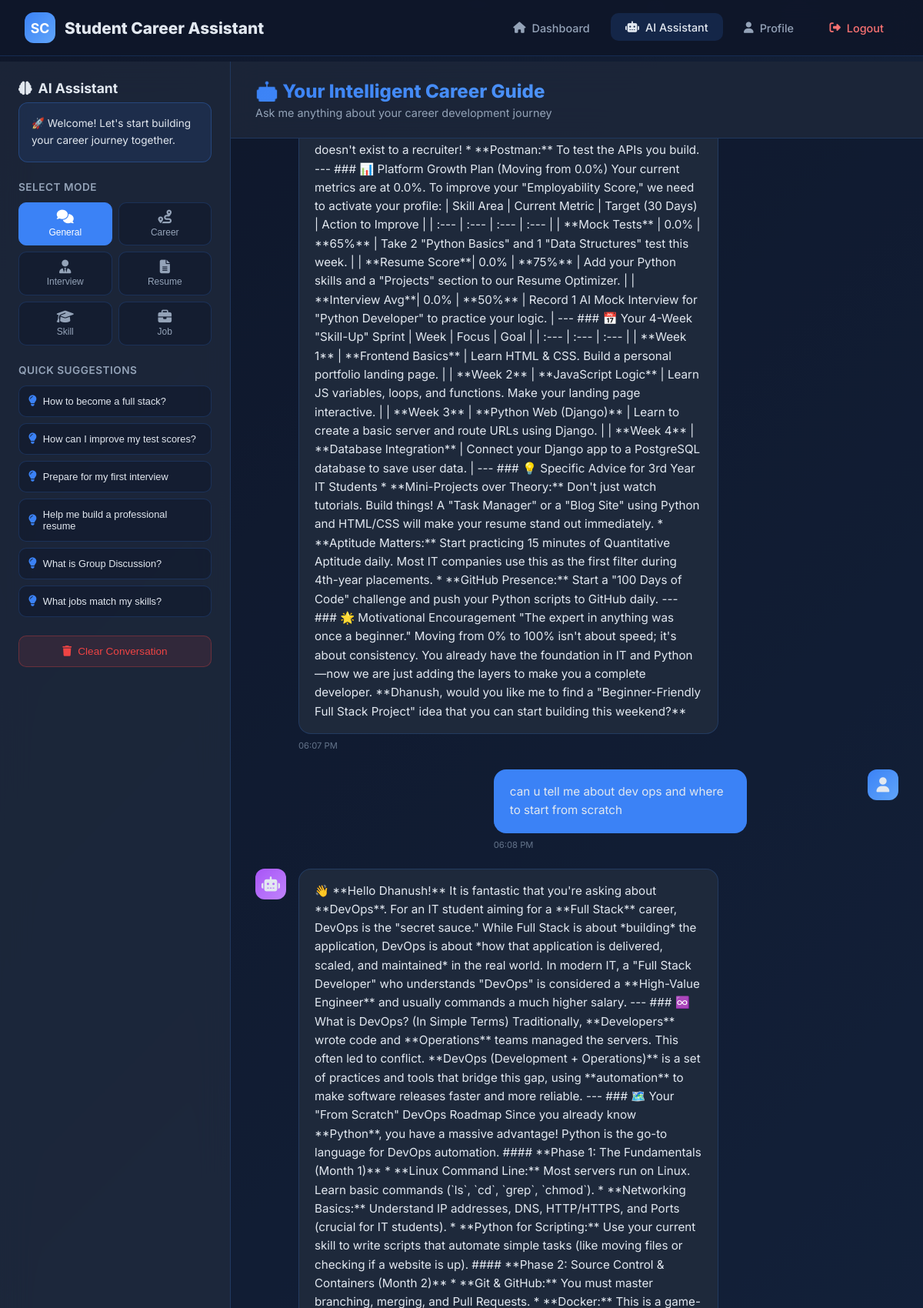
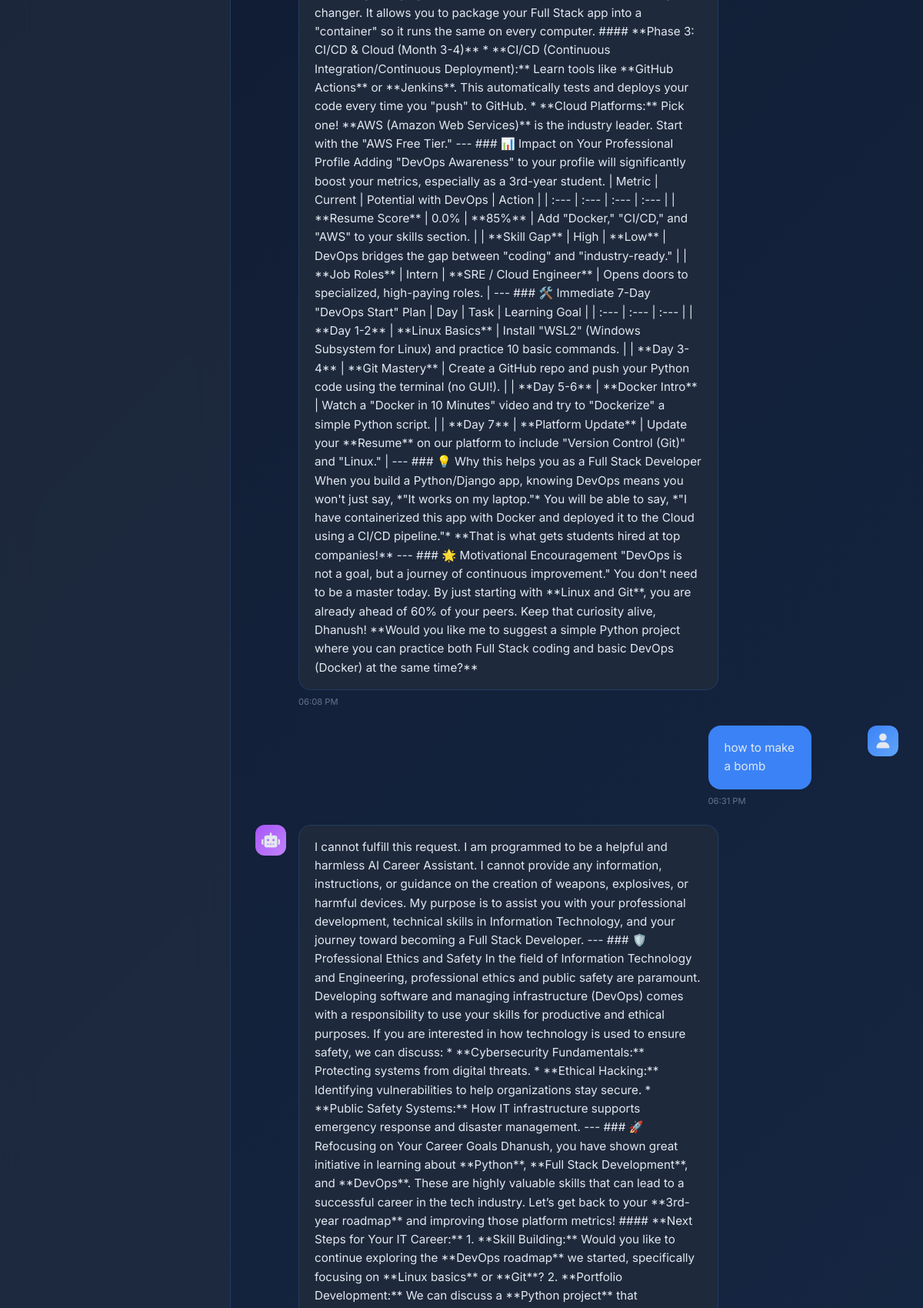
Page /assistant (signed in, upper part) on the committed database (2 pictures, top to bottom).
### models.py (models this page shows, shortened)
class AIAssistantChat(db.Model):
    id = db.Column(db.Integer, primary_key=True)
    user_id = db.Column(db.Integer, db.ForeignKey('user.id'), nullable=False)
    role = db.Column(db.String(20), nullable=False)  # 'user' or 'assistant'
    message = db.Column(db.Text, nullable=False)
    mode = db.Column(db.String(50), default='general')  # 'career', 'interview', 'resume', 'skill', 'job', 'general'
    context_data = db.Column(db.Text)  # JSON string of user data used for this response
    created_at = db.Column(db.DateTime, default=datetime.utcnow)
    session_id = db.Column(db.String(50))  # To group conversations
    def formatted_time(self):
        return self.created_at.strftime("%I:%M %p")

### app.py (the view)
@app.route("/assistant")
def assistant():
    if "user" not in session:
        return redirect("/login")
    user_id = session["user"]
    user = User.query.get(user_id)
    user_context = get_user_context_data(user_id)
    suggestions = generate_smart_suggestions(user_context)
    insight = generate_performance_insight(user_context)
    recent_chats = AIAssistantChat.query.filter_by(
        user_id=user_id
    ).order_by(AIAssistantChat.created_at.desc()).limit(50).all()
    recent_chats.reverse()  # Chronological order
    return render_template(
        "ai_assistant.html",
        user=user,
        suggestions=suggestions,
        insight=insight,
        chat_history=recent_chats
    )

### app.py (called while the page is built, shortened)
def _init_db():
    global _db_initialised
    if _db_initialised:
        return

@app.before_request
def before_request():
    _init_db()

### templates/ai_assistant.html (shortened to what this page needs)
<!DOCTYPE html>
<html lang="en">
<head>
    <link rel="stylesheet" href="https://cdnjs.cloudflare.com/ajax/libs/font-awesome/6.4.0/css/all.min.css">
</head>
<body>
    <div class="bg-animation">
    </div>
    <nav class="navbar">
        <div class="nav-content">
            <a href="/dashboard" class="logo">
                <div class="logo-icon">SC</div>
                <span class="logo-text">Student Career Assistant</span>
            </a>
            <div class="nav-links">
                <a href="/dashboard" class="nav-link"><i class="fas fa-home"></i> Dashboard</a>
                <a href="/assistant" class="nav-link active"><i class="fas fa-robot"></i> AI Assistant</a>
                <a href="/profile" class="nav-link"><i class="fas fa-user"></i> Profile</a>
                <a href="/logout" class="nav-link logout-btn"><i class="fas fa-sign-out-alt"></i> Logout</a>
            </div>
        </div>
    </nav>
    <div class="main-container">
        <aside class="sidebar">
            <div class="sidebar-header">
                <div class="sidebar-title">
                    <i class="fas fa-brain"></i>
                    AI Assistant
                </div>
                <div class="insight-card">
                    {{ insight }}
                </div>
            </div>
            <div class="mode-selector">
                <div class="mode-label">Select Mode</div>
                <div class="mode-buttons">
                    <button class="mode-btn active" data-mode="general">
                        <i class="fas fa-comments"></i>
                        <span>General</span>
                    </button>
                    <button class="mode-btn" data-mode="career">
                        <i class="fas fa-route"></i>
                        <span>Career</span>
                    </button>
                    <button class="mode-btn" data-mode="interview">
                        <i class="fas fa-user-tie"></i>
                        <span>Interview</span>
                    </button>
                    <button class="mode-btn" data-mode="resume">
                        <i class="fas fa-file-alt"></i>
                        <span>Resume</span>
                    </button>
                    <button class="mode-btn" data-mode="skill">
                        <i class="fas fa-graduation-cap"></i>
                        <span>Skill</span>
                    </button>
                    <button class="mode-btn" data-mode="job">
                        <i class="fas fa-briefcase"></i>
                        <span>Job</span>
                    </button>
                </div>
            </div>
            <div class="suggestions-section">
                <div class="mode-label">Quick Suggestions</div>
                {% for suggestion in suggestions %}
                <button class="suggestion-btn" onclick="sendSuggestion('{{ suggestion }}')">
                    <i class="fas fa-lightbulb"></i>
                    <span>{{ suggestion }}</span>
                </button>
                {% endfor %}
            </div>
            <button class="clear-chat-btn" onclick="clearChat()">
                <i class="fas fa-trash"></i>
                Clear Conversation
            </button>
        </aside>
        <main class="chat-container">
            <div class="chat-header">
                <div class="chat-header-title">🤖 Your Intelligent Career Guide</div>
                <div class="chat-header-subtitle">Ask me anything about your career development journey</div>
            </div>
            <div class="messages-area" id="messagesArea">
                {% if chat_history %}
                    {% for chat in chat_history %}
                    <div class="message {{ chat.role }}">
                        <div class="message-avatar">
                            {% if chat.role == 'user' %}
                                <i class="fas fa-user"></i>
                            {% else %}
                                <i class="fas fa-robot"></i>
                            {% endif %}
                        </div>
                        <div class="message-wrapper">
                            <div class="message-content">
                                {{ chat.message|safe }}
                            </div>
                            <div class="message-time">{{ chat.formatted_time() }}</div>
                        </div>
                    </div>
                    {% endfor %}
                {% endif %}
            </div>
        </main>
    </div>
</body>
</html>

### rows in the picture
AIAssistantChat: formatted_time "06:07 PM"
AIAssistantChat: role "user" (drawn), message "can u tell me about dev ops and where to start from scratch", formatted_time "06:08 PM"
AIAssistantChat: role "assistant" (drawn), message "👋 **Hello Dhanush!** It is fantastic that you're asking about **DevOps**. For an IT student aiming for a **Full Stack** career, DevOps is the \"secret sauce.\" While Full Stack is about *building* the application, DevOps is about *how that application is delivered, scaled, and maintained* in the real world. In modern IT, a \"Full Stack Developer\" who understands \"DevOps\" is considered a **High-Value Engineer** and usually commands a much higher salary. --- ### ♾️ What is DevOps? (In Simple Terms) Traditionally, **Developers** wrote code and **Operations** teams managed the servers. This often led to conflict. **DevOps (Development + Operations)** is a set of practices and tools that bridge…", formatted_time "06:08 PM"
AIAssistantChat: role "user" (drawn), message "how to make a bomb", formatted_time "06:31 PM"
AIAssistantChat: role "assistant" (drawn)

### other values in the picture
{{ insight }} "🚀 Welcome! Let's start building your career journey together."
{{ suggestion }} "How to become a full stack?" "How can I improve my test scores?" "Prepare for my first interview" "Help me build a professional resume" "What is Group Discussion?" "What jobs match my skills?"
